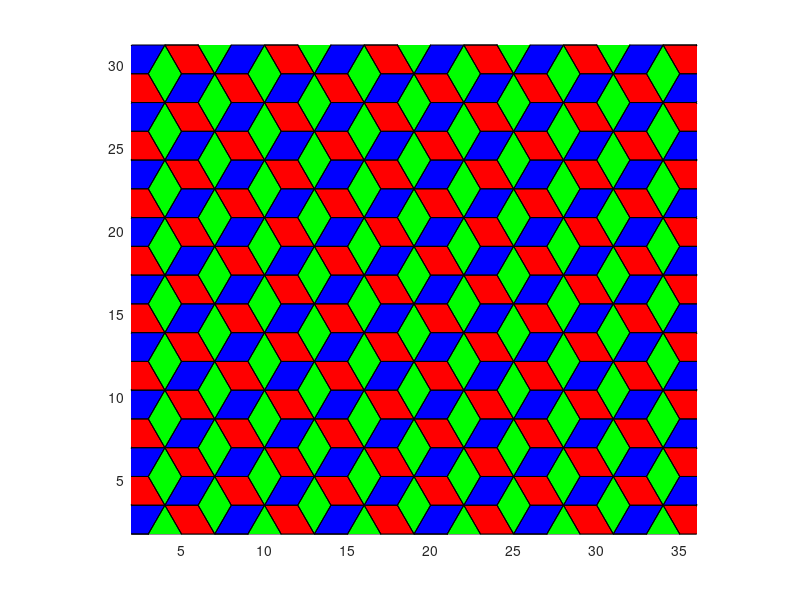

The MATLAB source for this figure:
%% Hexagon art
clear
clc
close all

N=20; % must be even

x0=0:2:2*N-2; x1=x0+1; x=[x0 x1]; x=x'; 
x=kron(ones(N/2,1),x);
s=sqrt(3); y=0:1:N-1; y=y*s; y=y'; y=kron(y,ones(N,1));
verts=[x y];

% plot vertices of hexagonal lattice
% figure
% plot(x,y,'.')
% axis equal

faces=[];
for k=2:2:N-1
    j=N*(k-1)+1;
    for i=j:3:j+N-4
        hfaces = [% hexagon
                  i     i+1     i-N+2    i-N+1
                  i+1   i-N+2   i+2      i+N+2
                  i     i+1     i+N+2    i+N+1
                  % diagonally up and adjacent hexagon
                  i+2   i+3     i+N+3    i+N+2
                  i+3   i+N+3   i+2*N+3  i+N+4
                  i+N+2 i+N+3   i+2*N+3  i+2*N+2];
        faces = [faces
                 hfaces];
    end
end
Cdata=[1 0 0      % red
       0 1 0      % green
       0 0 1];    % blue
nfaces=size(faces,1); nf3=nfaces/3;   
Cdata=kron(ones(nf3,1),Cdata);  

figure
p = patch('Faces', faces, 'Vertices', verts, 'FaceColor', 'flat', 'FaceVertexCdata', Cdata);
axis equal
ylim([s (N-2)*s])
xlim([2 2*N-4])
